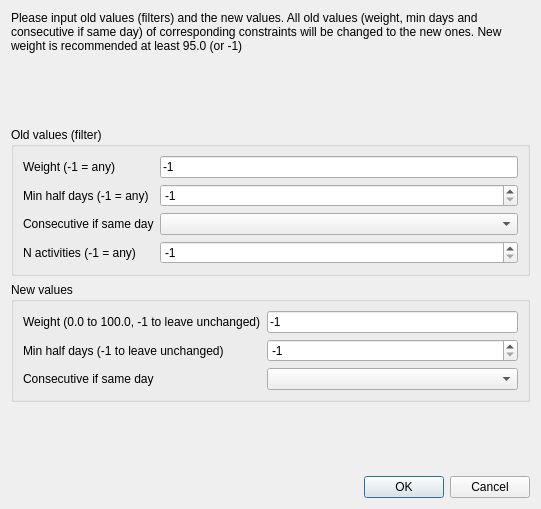
<?xml version="1.0" encoding="UTF-8"?>
<ui version="4.0">
 <class>ChangeMinHalfDaysSelectivelyForm_template</class>
 <widget class="QDialog" name="ChangeMinHalfDaysSelectivelyForm_template">
  <property name="geometry">
   <rect>
    <x>0</x>
    <y>0</y>
    <width>541</width>
    <height>509</height>
   </rect>
  </property>
  <property name="windowTitle">
   <string>Change more constraints min half days between activities</string>
  </property>
  <layout class="QGridLayout">
   <item row="0" column="0">
    <widget class="QLabel" name="label_5">
     <property name="sizePolicy">
      <sizepolicy hsizetype="Minimum" vsizetype="Minimum">
       <horstretch>0</horstretch>
       <verstretch>0</verstretch>
      </sizepolicy>
     </property>
     <property name="text">
      <string>Please input old values (filters) and the new values. All old values (weight, min days and consecutive if same day) of corresponding constraints will be changed to the new ones. New weight is recommended at least 95.0 (or -1)</string>
     </property>
     <property name="wordWrap">
      <bool>true</bool>
     </property>
    </widget>
   </item>
   <item row="1" column="0">
    <spacer>
     <property name="orientation">
      <enum>Qt::Vertical</enum>
     </property>
     <property name="sizeHint" stdset="0">
      <size>
       <width>483</width>
       <height>21</height>
      </size>
     </property>
    </spacer>
   </item>
   <item row="2" column="0">
    <widget class="QGroupBox" name="groupBox">
     <property name="title">
      <string>Old values (filter)</string>
     </property>
     <layout class="QGridLayout">
      <item row="0" column="0">
       <widget class="QLabel" name="label">
        <property name="text">
         <string>Weight (-1 = any)</string>
        </property>
       </widget>
      </item>
      <item row="0" column="1">
       <widget class="QLineEdit" name="oldWeightLineEdit">
        <property name="text">
         <string>-1</string>
        </property>
       </widget>
      </item>
      <item row="1" column="0">
       <widget class="QLabel" name="label_2">
        <property name="text">
         <string>Min half days (-1 = any)</string>
        </property>
       </widget>
      </item>
      <item row="1" column="1">
       <widget class="QSpinBox" name="oldDaysSpinBox">
        <property name="minimum">
         <number>-1</number>
        </property>
        <property name="value">
         <number>-1</number>
        </property>
       </widget>
      </item>
      <item row="2" column="0">
       <widget class="QLabel" name="label_3">
        <property name="text">
         <string>Consecutive if same day</string>
        </property>
       </widget>
      </item>
      <item row="2" column="1">
       <widget class="QComboBox" name="oldConsecutiveComboBox"/>
      </item>
      <item row="3" column="0">
       <widget class="QLabel" name="label_6">
        <property name="text">
         <string>N activities (-1 = any)</string>
        </property>
       </widget>
      </item>
      <item row="3" column="1">
       <widget class="QSpinBox" name="oldNActsSpinBox">
        <property name="minimum">
         <number>-1</number>
        </property>
        <property name="value">
         <number>-1</number>
        </property>
       </widget>
      </item>
     </layout>
    </widget>
   </item>
   <item row="3" column="0">
    <widget class="QGroupBox" name="groupBox_2">
     <property name="title">
      <string>New values</string>
     </property>
     <layout class="QGridLayout">
      <item row="0" column="0">
       <widget class="QLabel" name="label_4">
        <property name="text">
         <string>Weight (0.0 to 100.0, -1 to leave unchanged)</string>
        </property>
       </widget>
      </item>
      <item row="0" column="1">
       <widget class="QLineEdit" name="newWeightLineEdit">
        <property name="text">
         <string>-1</string>
        </property>
       </widget>
      </item>
      <item row="1" column="0">
       <widget class="QLabel" name="label_7">
        <property name="text">
         <string>Min half days (-1 to leave unchanged)</string>
        </property>
       </widget>
      </item>
      <item row="1" column="1">
       <widget class="QSpinBox" name="newDaysSpinBox">
        <property name="minimum">
         <number>-1</number>
        </property>
        <property name="value">
         <number>-1</number>
        </property>
       </widget>
      </item>
      <item row="2" column="0">
       <widget class="QLabel" name="label_8">
        <property name="text">
         <string>Consecutive if same day</string>
        </property>
       </widget>
      </item>
      <item row="2" column="1">
       <widget class="QComboBox" name="newConsecutiveComboBox"/>
      </item>
     </layout>
    </widget>
   </item>
   <item row="4" column="0">
    <spacer>
     <property name="orientation">
      <enum>Qt::Vertical</enum>
     </property>
     <property name="sizeHint" stdset="0">
      <size>
       <width>483</width>
       <height>20</height>
      </size>
     </property>
    </spacer>
   </item>
   <item row="5" column="0">
    <layout class="QHBoxLayout">
     <item>
      <spacer>
       <property name="orientation">
        <enum>Qt::Horizontal</enum>
       </property>
       <property name="sizeHint" stdset="0">
        <size>
         <width>40</width>
         <height>20</height>
        </size>
       </property>
      </spacer>
     </item>
     <item>
      <widget class="QPushButton" name="okPushButton">
       <property name="text">
        <string>OK</string>
       </property>
       <property name="default">
        <bool>true</bool>
       </property>
      </widget>
     </item>
     <item>
      <widget class="QPushButton" name="cancelPushButton">
       <property name="text">
        <string>Cancel</string>
       </property>
      </widget>
     </item>
    </layout>
   </item>
  </layout>
 </widget>
 <resources/>
 <connections/>
</ui>
